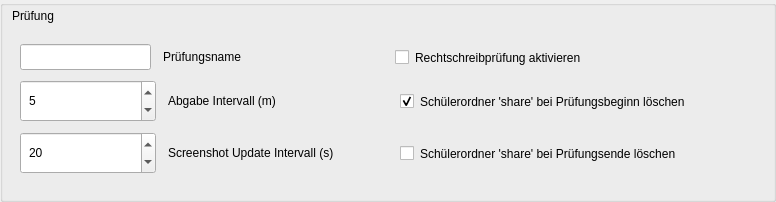
               <widget class="QGroupBox" name="groupBox_2">
                <property name="styleSheet">
                 <string notr="true">margin-top:0px;</string>
                </property>
                <property name="title">
                 <string/>
                </property>
                <property name="flat">
                 <bool>false</bool>
                </property>
                <layout class="QHBoxLayout" name="horizontalLayout_19">
                 <property name="spacing">
                  <number>0</number>
                 </property>
                 <property name="leftMargin">
                  <number>0</number>
                 </property>
                 <property name="topMargin">
                  <number>0</number>
                 </property>
                 <property name="rightMargin">
                  <number>0</number>
                 </property>
                 <property name="bottomMargin">
                  <number>0</number>
                 </property>
                 <item>
                  <widget class="QWidget" name="widget_26" native="true">
                   <property name="styleSheet">
                    <string notr="true">margin:4px; padding:4px;</string>
                   </property>
                   <layout class="QVBoxLayout" name="verticalLayout_4">
                    <property name="spacing">
                     <number>0</number>
                    </property>
                    <property name="leftMargin">
                     <number>0</number>
                    </property>
                    <property name="topMargin">
                     <number>0</number>
                    </property>
                    <property name="rightMargin">
                     <number>0</number>
                    </property>
                    <property name="bottomMargin">
                     <number>0</number>
                    </property>
                    <item>
                     <widget class="QLabel" name="label_4">
                      <property name="styleSheet">
                       <string notr="true">margin:4px; padding:4px;</string>
                      </property>
                      <property name="text">
                       <string>Prüfung</string>
                      </property>
                     </widget>
                    </item>
                    <item>
                     <widget class="QWidget" name="widget_31" native="true">
                      <property name="styleSheet">
                       <string notr="true"/>
                      </property>
                      <layout class="QVBoxLayout" name="verticalLayout_26">
                       <item>
                        <widget class="QWidget" name="widget_32" native="true">
                         <property name="styleSheet">
                          <string notr="true">margin-left:10px;margin-bottom:0;</string>
                         </property>
                         <layout class="QHBoxLayout" name="horizontalLayout_20">
                          <property name="spacing">
                           <number>0</number>
                          </property>
                          <property name="leftMargin">
                           <number>0</number>
                          </property>
                          <property name="topMargin">
                           <number>0</number>
                          </property>
                          <property name="rightMargin">
                           <number>0</number>
                          </property>
                          <property name="bottomMargin">
                           <number>0</number>
                          </property>
                          <item>
                           <widget class="QLineEdit" name="examlabeledit1">
                            <property name="maximumSize">
                             <size>
                              <width>150</width>
                              <height>46</height>
                             </size>
                            </property>
                           </widget>
                          </item>
                          <item>
                           <widget class="QLabel" name="label_17">
                            <property name="minimumSize">
                             <size>
                              <width>240</width>
                              <height>0</height>
                             </size>
                            </property>
                            <property name="maximumSize">
                             <size>
                              <width>240</width>
                              <height>16777215</height>
                             </size>
                            </property>
                            <property name="styleSheet">
                             <string notr="true">margin-left:1px;</string>
                            </property>
                            <property name="text">
                             <string>Prüfungsname</string>
                            </property>
                           </widget>
                          </item>
                          <item>
                           <widget class="QCheckBox" name="spellcheck">
                            <property name="focusPolicy">
                             <enum>Qt::TabFocus</enum>
                            </property>
                            <property name="styleSheet">
                             <string notr="true">margin:0px; padding:0px; margin-top:5px; margin-left:0px;</string>
                            </property>
                            <property name="text">
                             <string>Rechtschreibprüfung aktivieren</string>
                            </property>
                           </widget>
                          </item>
                          <item>
                           <spacer name="horizontalSpacer_9">
                            <property name="orientation">
                             <enum>Qt::Horizontal</enum>
                            </property>
                            <property name="sizeHint" stdset="0">
                             <size>
                              <width>20</width>
                              <height>20</height>
                             </size>
                            </property>
                           </spacer>
                          </item>
                         </layout>
                        </widget>
                       </item>
                       <item>
                        <widget class="QWidget" name="widget_20" native="true">
                         <property name="layoutDirection">
                          <enum>Qt::LeftToRight</enum>
                         </property>
                         <property name="styleSheet">
                          <string notr="true">margin-left:10px;margin-bottom:0;</string>
                         </property>
                         <layout class="QHBoxLayout" name="horizontalLayout_11">
                          <property name="spacing">
                           <number>0</number>
                          </property>
                          <property name="leftMargin">
                           <number>0</number>
                          </property>
                          <property name="topMargin">
                           <number>0</number>
                          </property>
                          <property name="rightMargin">
                           <number>0</number>
                          </property>
                          <property name="bottomMargin">
                           <number>0</number>
                          </property>
                          <item>
                           <widget class="QSpinBox" name="aintervall">
                            <property name="sizePolicy">
                             <sizepolicy hsizetype="Preferred" vsizetype="Preferred">
                              <horstretch>0</horstretch>
                              <verstretch>0</verstretch>
                             </sizepolicy>
                            </property>
                            <property name="minimumSize">
                             <size>
                              <width>150</width>
                              <height>46</height>
                             </size>
                            </property>
                            <property name="maximumSize">
                             <size>
                              <width>150</width>
                              <height>46</height>
                             </size>
                            </property>
                            <property name="toolTip">
                             <string>0 - Automatische Abgabe deaktiviert</string>
                            </property>
                            <property name="styleSheet">
                             <string notr="true"/>
                            </property>
                            <property name="alignment">
                             <set>Qt::AlignLeading|Qt::AlignLeft|Qt::AlignVCenter</set>
                            </property>
                            <property name="minimum">
                             <number>0</number>
                            </property>
                            <property name="maximum">
                             <number>30</number>
                            </property>
                            <property name="singleStep">
                             <number>1</number>
                            </property>
                            <property name="value">
                             <number>5</number>
                            </property>
                           </widget>
                          </item>
                          <item>
                           <widget class="QLabel" name="label_6">
                            <property name="minimumSize">
                             <size>
                              <width>240</width>
                              <height>0</height>
                             </size>
                            </property>
                            <property name="maximumSize">
                             <size>
                              <width>240</width>
                              <height>16777215</height>
                             </size>
                            </property>
                            <property name="styleSheet">
                             <string notr="true">margin-left:1px;</string>
                            </property>
                            <property name="text">
                             <string>Abgabe Intervall (m)</string>
                            </property>
                           </widget>
                          </item>
                          <item>
                           <widget class="QCheckBox" name="cleanabgabe">
                            <property name="minimumSize">
                             <size>
                              <width>0</width>
                              <height>0</height>
                             </size>
                            </property>
                            <property name="focusPolicy">
                             <enum>Qt::TabFocus</enum>
                            </property>
                            <property name="styleSheet">
                             <string notr="true">margin:0px; padding:0px; margin-top:5px; margin-left:0px;</string>
                            </property>
                            <property name="text">
                             <string>Schülerordner 'share' bei Prüfungsbeginn löschen</string>
                            </property>
                            <property name="checked">
                             <bool>true</bool>
                            </property>
                           </widget>
                          </item>
                          <item>
                           <spacer name="horizontalSpacer_10">
                            <property name="orientation">
                             <enum>Qt::Horizontal</enum>
                            </property>
                            <property name="sizeHint" stdset="0">
                             <size>
                              <width>40</width>
                              <height>20</height>
                             </size>
                            </property>
                           </spacer>
                          </item>
                         </layout>
                        </widget>
                       </item>
                       <item>
                        <widget class="QWidget" name="widget_2" native="true">
                         <property name="styleSheet">
                          <string notr="true">margin-left:10px;margin-bottom:0;</string>
                         </property>
                         <layout class="QHBoxLayout" name="horizontalLayout_6">
                          <property name="spacing">
                           <number>0</number>
                          </property>
                          <property name="leftMargin">
                           <number>0</number>
                          </property>
                          <property name="topMargin">
                           <number>0</number>
                          </property>
                          <property name="rightMargin">
                           <number>0</number>
                          </property>
                          <property name="bottomMargin">
                           <number>0</number>
                          </property>
                          <item>
                           <widget class="QSpinBox" name="ssintervall">
                            <property name="sizePolicy">
                             <sizepolicy hsizetype="Preferred" vsizetype="Preferred">
                              <horstretch>0</horstretch>
                              <verstretch>0</verstretch>
                             </sizepolicy>
                            </property>
                            <property name="minimumSize">
                             <size>
                              <width>150</width>
                              <height>46</height>
                             </size>
                            </property>
                            <property name="maximumSize">
                             <size>
                              <width>150</width>
                              <height>46</height>
                             </size>
                            </property>
                            <property name="toolTip">
                             <string>0 - Automatisches Screenshotupdate deaktiviert</string>
                            </property>
                            <property name="styleSheet">
                             <string notr="true"/>
                            </property>
                            <property name="alignment">
                             <set>Qt::AlignLeading|Qt::AlignLeft|Qt::AlignVCenter</set>
                            </property>
                            <property name="minimum">
                             <number>0</number>
                            </property>
                            <property name="maximum">
                             <number>360</number>
                            </property>
                            <property name="singleStep">
                             <number>10</number>
                            </property>
                            <property name="value">
                             <number>20</number>
                            </property>
                           </widget>
                          </item>
                          <item>
                           <widget class="QLabel" name="label_25">
                            <property name="minimumSize">
                             <size>
                              <width>240</width>
                              <height>0</height>
                             </size>
                            </property>
                            <property name="maximumSize">
                             <size>
                              <width>240</width>
                              <height>16777215</height>
                             </size>
                            </property>
                            <property name="styleSheet">
                             <string notr="true">margin-left:1px;</string>
                            </property>
                            <property name="text">
                             <string>Screenshot Update Intervall (s)</string>
                            </property>
                           </widget>
                          </item>
                          <item>
                           <widget class="QCheckBox" name="exitcleanabgabe">
                            <property name="styleSheet">
                             <string notr="true">margin:0px; padding:0px;margin-top:5px; margin-left:0px;</string>
                            </property>
                            <property name="text">
                             <string>Schülerordner 'share' bei Prüfungsende löschen</string>
                            </property>
                            <property name="checked">
                             <bool>false</bool>
                            </property>
                           </widget>
                          </item>
                          <item>
                           <spacer name="horizontalSpacer_11">
                            <property name="orientation">
                             <enum>Qt::Horizontal</enum>
                            </property>
                            <property name="sizeHint" stdset="0">
                             <size>
                              <width>40</width>
                              <height>20</height>
                             </size>
                            </property>
                           </spacer>
                          </item>
                         </layout>
                        </widget>
                       </item>
                      </layout>
                     </widget>
                    </item>
                    <item>
                     <widget class="QWidget" name="widget_29" native="true">
                      <layout class="QVBoxLayout" name="verticalLayout_25"/>
                     </widget>
                    </item>
                   </layout>
                  </widget>
                 </item>
                 <item>
                  <spacer name="horizontalSpacer_12">
                   <property name="orientation">
                    <enum>Qt::Horizontal</enum>
                   </property>
                   <property name="sizeHint" stdset="0">
                    <size>
                     <width>40</width>
                     <height>20</height>
                    </size>
                   </property>
                  </spacer>
                 </item>
                </layout>
               </widget>
